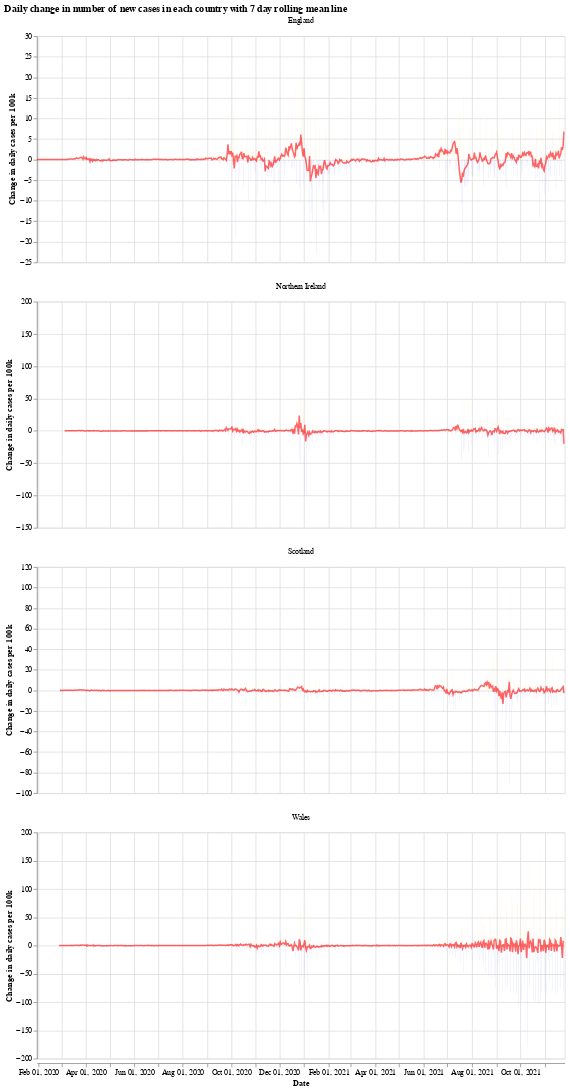

This figure's notebook cell:
### Markdown cell above
We will use the Python library `Altair` for visualising the data, see the [altair docs](https://altair-viz.github.io/) for more information.

First we have a graph which shows the daily change in the number of new cases for each country. This number jumps up and down all over the place, which is likely due to delay in reporting of new cases over the weekend. Another interesting thing is that it looks like the daily cases in Wales experienced a much shorter period of calm over the summer (calm in the sense of daily cases not jumping up and down).

The orange bars are days when the number of new cases (per 100k population) was more than the previous day, while the blue are days when the number of new cases dropped. The red line is the 7 day moving average. 

When the moving average line is below 0, it means that there is a consistent drop in new cases. We can see this clearly happening around the times that lockdowns were introduced (though, to varying degrees). I will update the graphs soon with a marker of when each lockdown started.

### Code cell
# collapse
import altair as alt

bars = alt.Chart(uk_cases).mark_bar().encode(
    x=alt.X("yearmonthdate(date):T", axis=alt.Axis(title='Date')),
    y=alt.Y("casesChangeRate:Q", axis=alt.Axis(title='Change in daily cases per 100k')),
    tooltip='casesChange',
    color=alt.condition(
        alt.datum.casesChangeRate > 0,
        alt.value("orange"),  # The positive color
        alt.value("blue")  # The negative color
    )
).properties(title='Daily change in number of new cases with 7 day rolling mean',width=700).interactive()

line = alt.Chart(uk_cases).mark_line(
    color='red',
    size=2,
    opacity=0.6
).transform_window(
    rolling_mean='mean(casesChangeRate)',
    frame=[0, 7],
    groupby=['areaName']
).encode(
    x='yearmonthdate(date):T',
    y='rolling_mean:Q'
)

alt.layer(bars, line, data=uk_cases).facet(alt.Column(
    'areaName', title=''), columns=1).resolve_scale(y='independent').properties(title='Daily change in number of new cases in each country with 7 day rolling mean line')

### Figure 1 — Vega-Lite specification as saved in the notebook (floating-point values rounded to 4 significant figures; data arrays with more than 128 entries replaced by an {"elided": "..."} marker saying what was removed)
{"config": {"view": {"continuousWidth": 400, "continuousHeight": 300}}, "data": {"name": "data-1eb83b6f45f20fd1b9172d1db319c3ed"}, "facet": {"type": "nominal", "field": "areaName", "title": ""}, "spec": {"layer": [{"mark": "bar", "encoding": {"color": {"condition": {"value": "orange", "test": "(datum.casesChangeRate > 0)"}, "value": "blue"}, "tooltip": {"type": "quantitative", "field": "casesChange"}, "x": {"type": "temporal", "axis": {"title": "Date"}, "field": "date", "timeUnit": "yearmonthdate"}, "y": {"type": "quantitative", "axis": {"title": "Change in daily cases per 100k"}, "field": "casesChangeRate"}}, "selection": {"selector001": {"type": "interval", "bind": "scales", "encodings": ["x", "y"]}}, "title": "Daily change in number of new cases with 7 day rolling mean", "width": 700}, {"mark": {"type": "line", "color": "red", "opacity": 0.6, "size": 2}, "encoding": {"x": {"type": "temporal", "field": "date", "timeUnit": "yearmonthdate"}, "y": {"type": "quantitative", "field": "rolling_mean"}}, "transform": [{"window": [{"op": "mean", "field": "casesChangeRate", "as": "rolling_mean"}], "frame": [0, 7], "groupby": ["areaName"]}]}]}, "columns": 1, "resolve": {"scale": {"y": "independent"}}, "title": "Daily change in number of new cases in each country with 7 day rolling mean line", "$schema": "https://vega.github.io/schema/vega-lite/v4.8.1.json", "datasets": {"data-1eb83b6f45f20fd1b9172d1db319c3ed": {"elided": "2572 records"}}}
